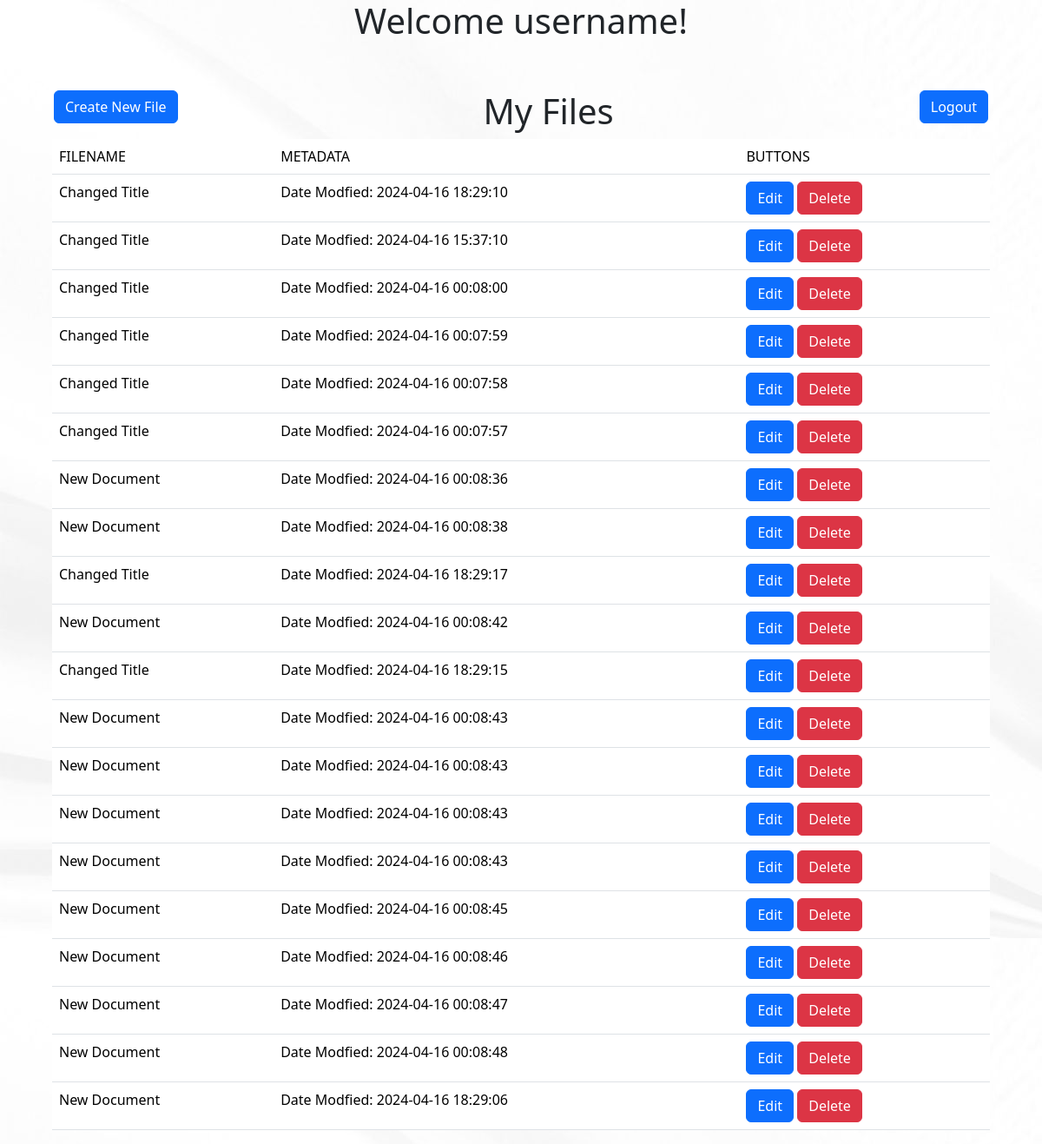
Page / (signed in) on the earlier database version.
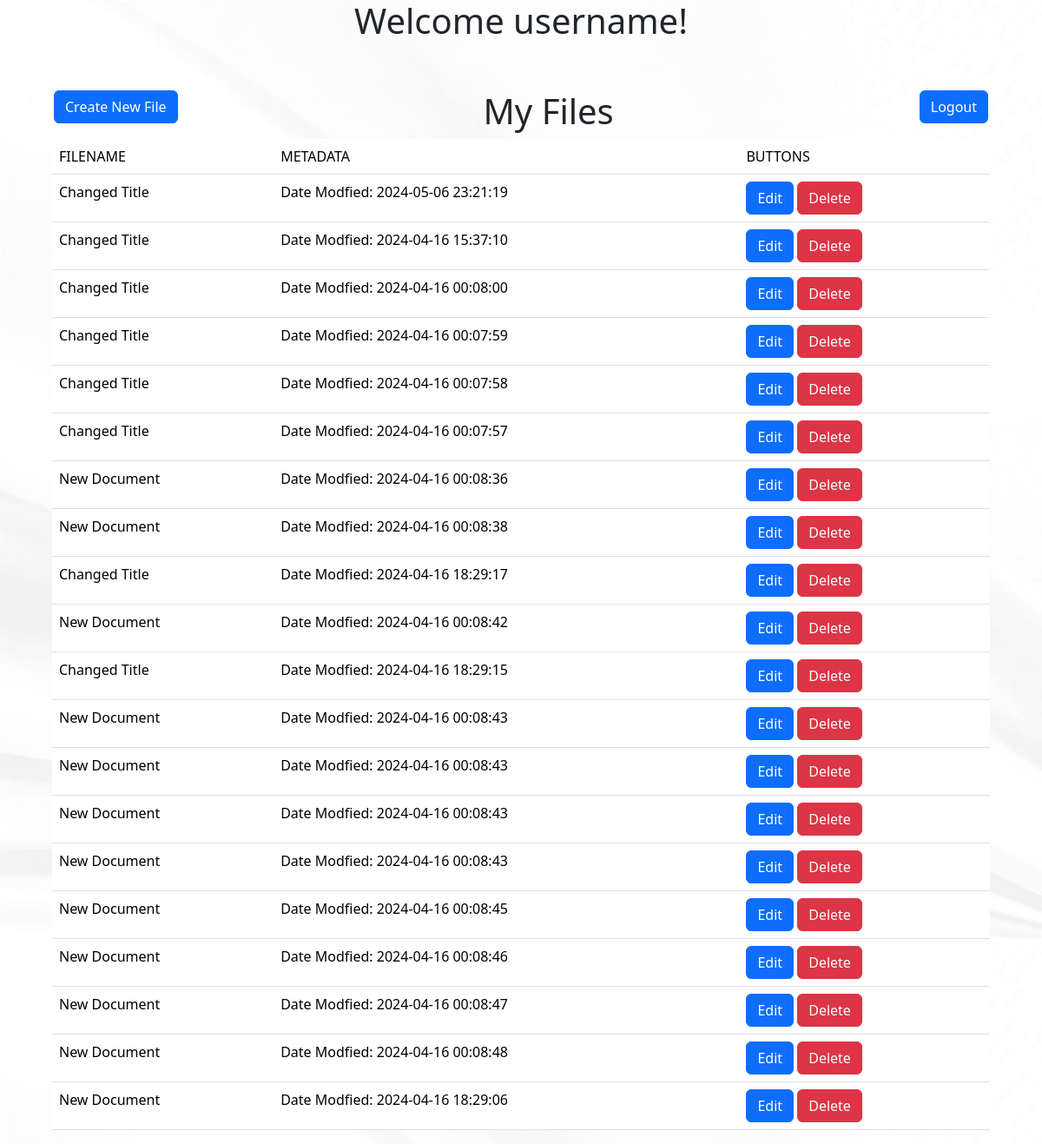
Same page on the later database version.
### NoteNinjabackend/models.py (models this page shows)
class Document(db.Model):
    id = db.Column(db.Integer, primary_key=True)
    data = db.Column(db.String(10000))
    date = db.Column(db.DateTime(timezone=True), default=func.now())
    name = db.Column(db.String(100))
    tag = db.Column(db.String(100))
    font = db.Column(db.String(100))
    font_size = db.Column(db.Integer)
    align = db.Column(db.String(100))
    user_id = db.Column(db.Integer, db.ForeignKey('user.id'))

### NoteNinjabackend/views.py (the view, shortened to what this page needs)
@views.route('/', methods=['GET', 'POST'])
@login_required
def home():
    data = request.form
    submitType = request.form.get("submitType")
    docID = request.form.get("docID")
    var = {"docID":docID}
    if request.method == "GET":
        return render_template("home.html", query=db.session.get(User,current_user.id).documents, user=db.session.get(User,current_user.id))

### NoteNinjabackend/__init__.py (called while the page is built)
def create_app():
    app = Flask(__name__)
    app.config['SECRET_KEY'] = 'kjdnfvpiubfpiv'
    app.config['SQLALCHEMY_DATABASE_URI'] = f'sqlite:///{DB_NAME}'
    db.init_app(app)
    from .views import views
    from .auth import auth
    app.register_blueprint(views, url_prefix='/')
    app.register_blueprint(auth, url_prefix='/')
    from .models import User, Document
    with app.app_context():
        create_database()
    login_manager = LoginManager()
    login_manager.login_view = 'auth.go'
    login_manager.init_app(app)
    @login_manager.user_loader
    def load_user(id):
        return User.query.get(int(id))
    return app

### NoteNinjabackend/templates/home.html (shortened to what this page needs)
<!DOCTYPE html>
<html lang="en">
<head>
    <link href="https://cdn.jsdelivr.net/npm/bootstrap@5.3.3/dist/css/bootstrap.min.css" rel="stylesheet">
</head>
<body background="{{ url_for('static',filename='resources/background.jpg') }}" style="width: 90%; align-items: center; margin-left: 5%;">
    <div class="title">
        <h1 style="text-align: center;">Welcome {{user.username}}!</h1>
    </div>
    <br><br>
    <form method="POST">
        <button class="btn btn-primary" style="float:left; margin-left: 2px;" name="submitType" value="create">Create New File</button>
    </form>
    <a href="/logout"class="btn btn-primary" style="float:right; margin-right: 2px;">Logout</a>
    <table class="table">
        <h1 style="text-align: center;">My Files</h1>
        <thead>
            <tr>
                <td>
                    FILENAME
                </td>
                <td>
                    METADATA
                </td>
                <td>
                    BUTTONS
                </td>
            </tr>
        </thead>
        <tbody>
            {% for Document in query %}
            <tr>
                <td>
                    {{Document.name}}
                </td>
                <td>
                    Date Modfied:
                    {{Document.date}}
                </td>
                <td>
                    <form method="POST">
                        <button type="submit" class="btn btn-primary" name="submitType" value="edit">Edit</button>
                        <button type="submit" class="btn btn-danger" name="submitType" value="delete">Delete</button>
                    </form>
                </td>
            </tr>
            {% endfor %}
        </tbody>
    </table>
</body>
</html>

Differences in the rows shown:
changed Document (number 1 of 20 on the later page): date "2024-04-16 18:29:10" → "2024-05-06 23:21:19"
